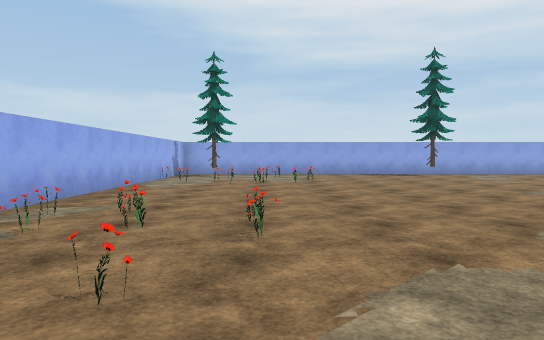
[1] (above)

20 first-person views from a walk through a Unity game level. The camera is 1.3 m above the floor, tilts 2° down and sees 70° across. The floor is counted in squares, 2 m on a side. Each view is taken from the middle of a square. On the plan, view 1 faces up. The plan holds only what a view shows up to about 11 squares ahead; the rest is blank. Some surface patterns are stand-ins.

[2]
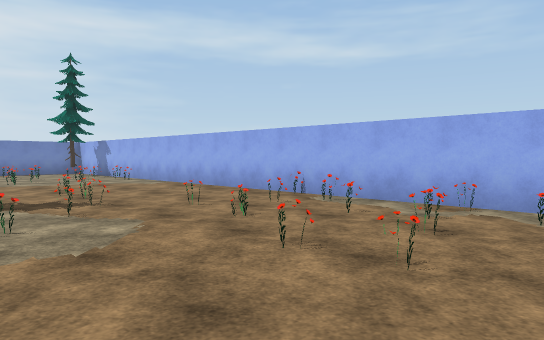

[3]
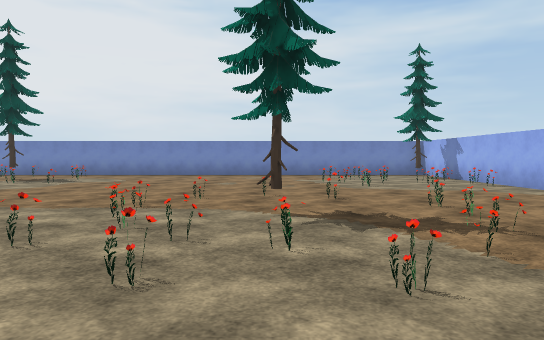

[4]
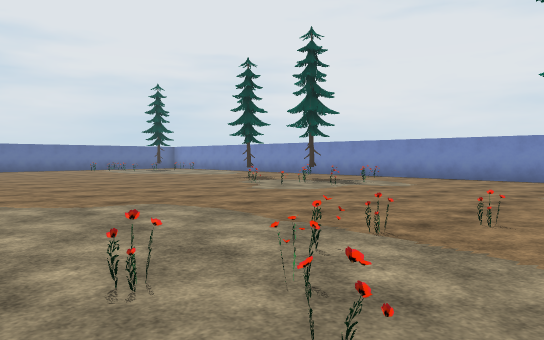

[5]
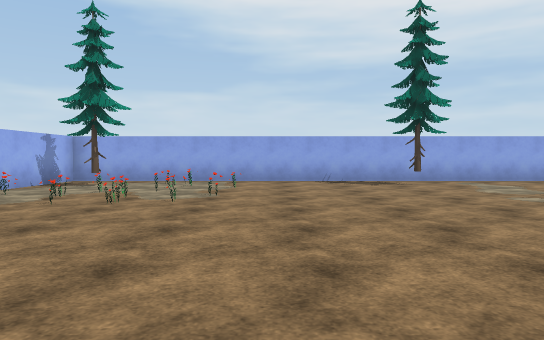

[6]
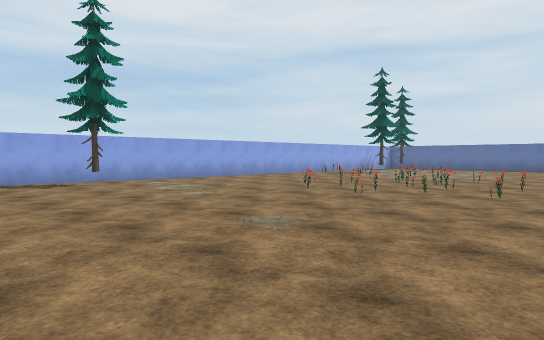

[7]
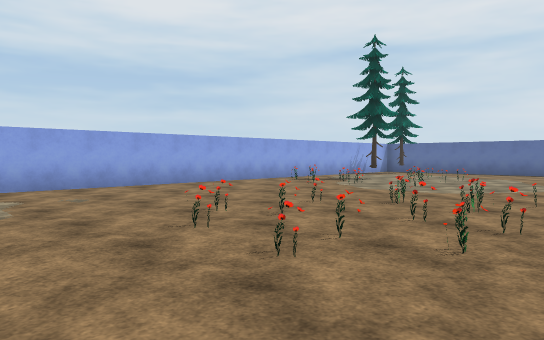

[8]
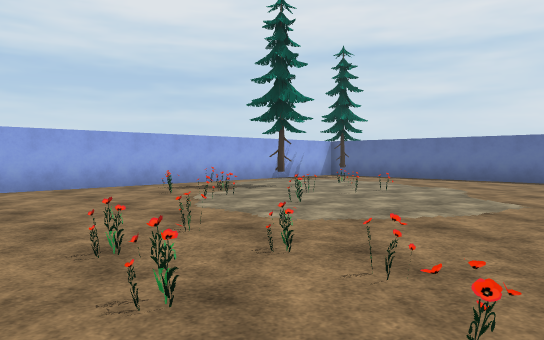

[9]
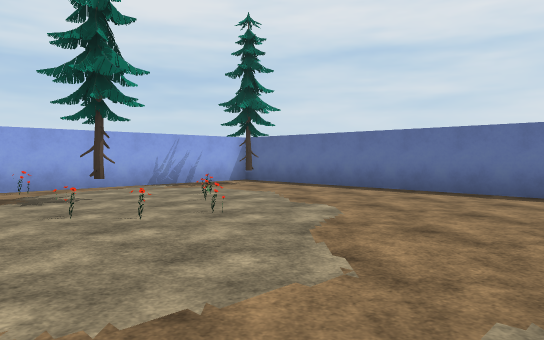

[10]
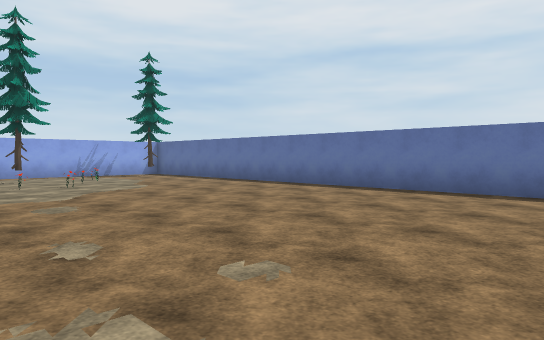

[11]
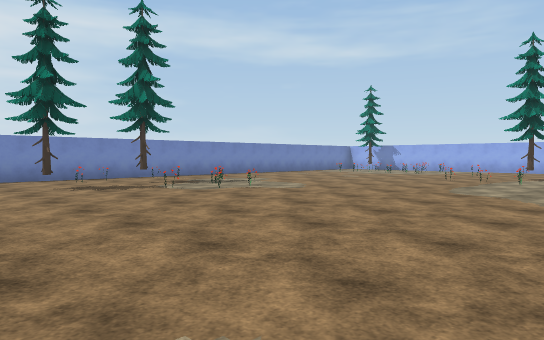

[12]
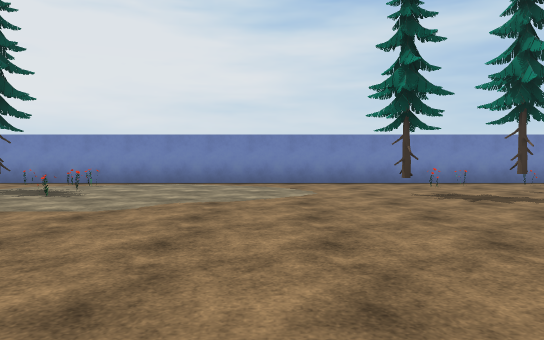

[13]
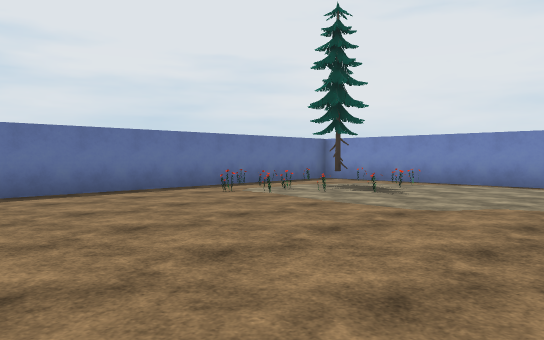

[14]
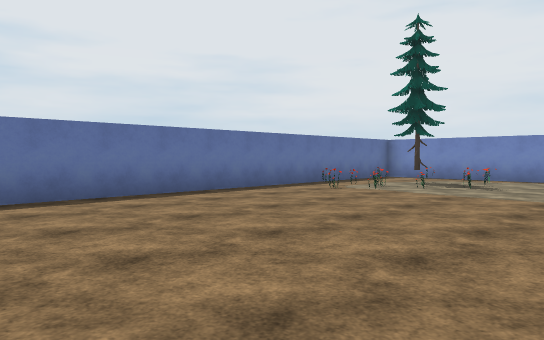

[15]
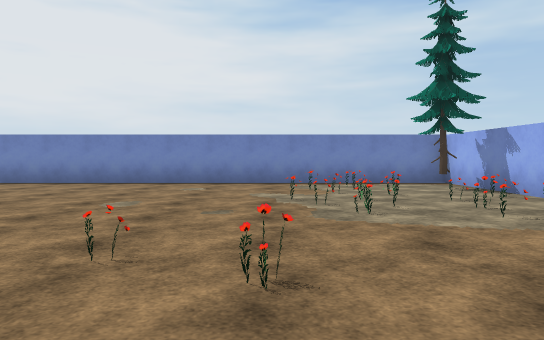

[16]
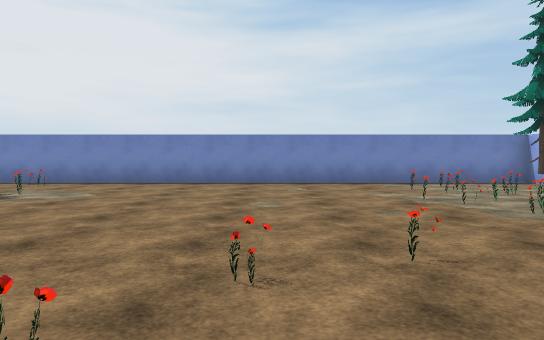

[17]
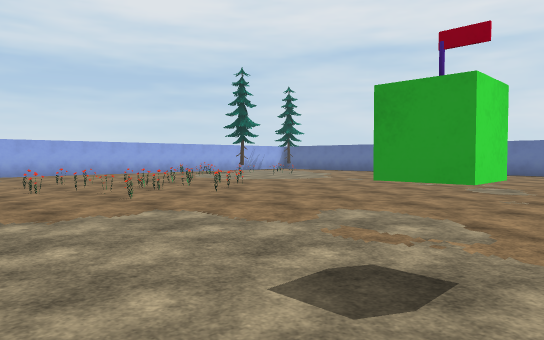

[18]
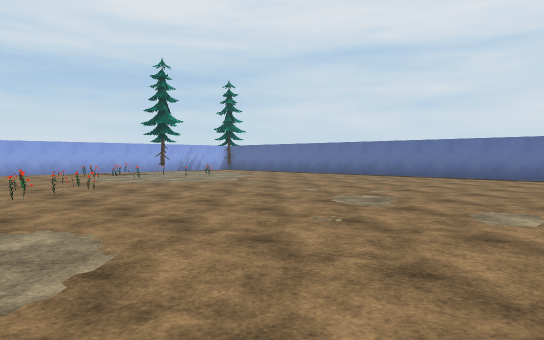

[19]
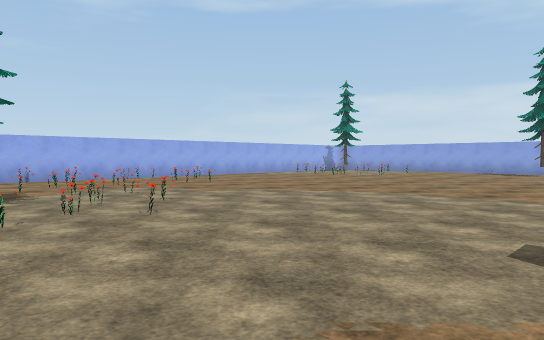

[20]
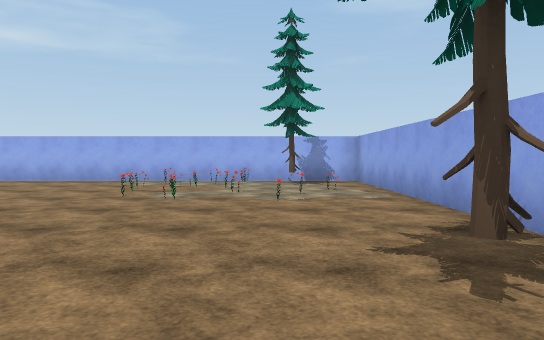

### Floor plan
Key: @ floor where view 1 was taken; # wall or solid block; . floor; = window, fence, low wall or low ledge; T tree.
Columns run from 4 left of view 1 to 22 right of it. Each row starts with its distance up from view 1.
 15 ###########################
 14 #..................#......#
 13 #.T.=....T........=.....T.#
 12 #...==............=.T.=...#
 11 ##.==.............=..=....#
 10 #.====.......=....=.=.....#
  9 #..=........==.==.........#
  8 #...........=====.........#
  7 #............====.........#
  6 #..............=..........#
  5 #.=.......................#
  4 ##..=.....................#
  3  #=.=.....................#
  2  #==......................#
  1 ##==.=.=..................#
  0 #...@.=.=.................#
 -1 #...=.T...................#
 -2 #...=...=.................#
 -3 #....=.=..................#
 -4 #.........................#
 -5 #.=.=.......==............#
 -6 ##=.=.........=........==.#
 -7 #....=.................==##
 -8 #..==........T..T........#
 -9 #.T.........=.........=T #
-10 #.............=........==#
-11 ##########################

Positions as (right, up) in squares from view 1, and headings:
1: (0, 0), facing up
2: (2, 5), facing down-left
3: (2, 3), facing down
4: (2, 1), facing down-right
5: (2, 4), facing up
6: (2, 4), facing up-right
7: (6, 6), facing up-right
8: (10, 6), facing up-right
9: (14, 6), facing up-right
10: (14, 1), facing up-right
11: (14, 1), facing down-left
12: (14, -1), facing down
13: (14, -1), facing down-right
14: (15, 1), facing down-right
15: (1, -1), facing down
16: (3, -1), facing down
17: (6, 0), facing up-right
18: (9, -1), facing up-right
19: (8, -2), facing up-left
20: (7, 12), facing left
